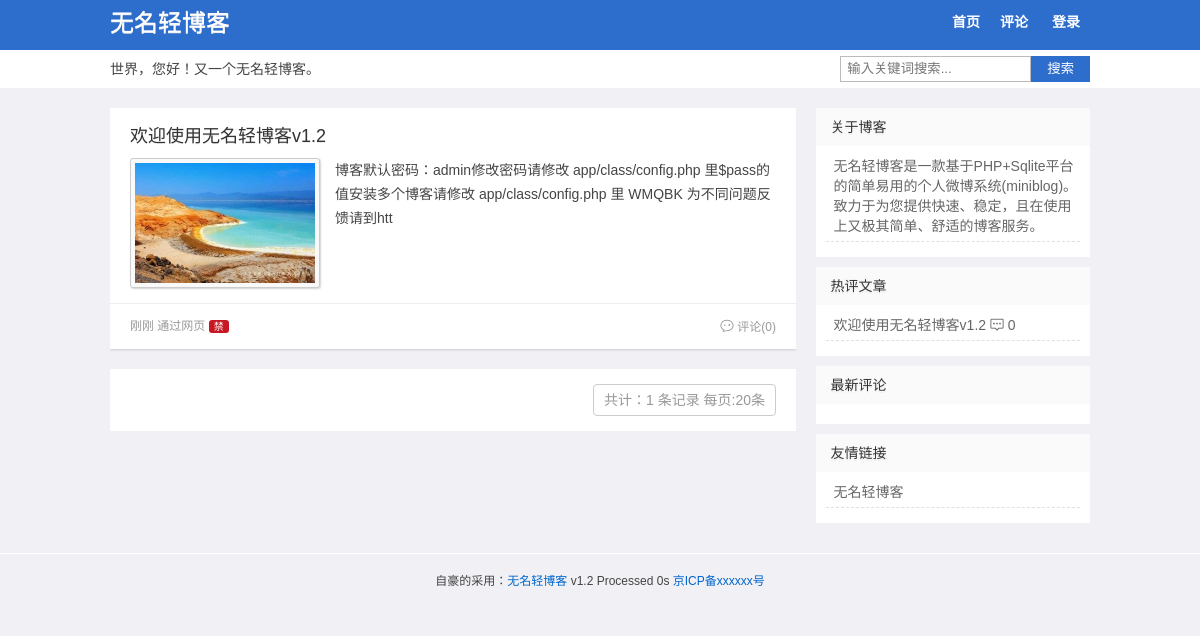
The page / on the database its author committed.
### tables this page shows
CREATE TABLE "Set" (id INT (1), webuser VARCHAR (10), webtitle VARCHAR (20), webdesc VARCHAR (255), plsh INT (1), rewrite INT (1), safecode INT (1), icp VARCHAR (20), webmenu TEXT);

CREATE TABLE Log (id INTEGER PRIMARY KEY AUTOINCREMENT, title VARCHAR (100), sum VARCHAR (200), content TEXT, pic VARCHAR (200), pics VARCHAR (500), fm VARCHAR (20), atime DATETIME DEFAULT (datetime('now', 'localtime')), ist INT (1) DEFAULT (0), num INTEGER DEFAULT (0), pass VARCHAR (32), hide INT (1) DEFAULT (0), lock INT (1) DEFAULT (0));

CREATE TABLE Wid (id INTEGER PRIMARY KEY AUTOINCREMENT, title VARCHAR (20), html TEXT, ord INT DEFAULT (1));

### index.php (called while the page is built, shortened)
<?php
$t1 = microtime(true);
require 'app/class/config.php';
$db = new DbHelpClass();
$p = isset($_GET['p']) ? intval($_GET['p']) : 1;
$act = isset($_GET['act']) ? $_GET['act'] : '';
$s = isset($_GET['s']) ? htmlspecialchars($_GET['s']) : '';
$file = self();
$per_page = 20;
$start = $per_page * ($p - 1);
$wid = $db->getdata("select * from `Wid` order by ord");
switch ($act) {
    default:
        if (empty($s)) {
			$where =  $admin?'':'where hide=0';
            $count = $db->total('`Log`',$where);
            $list = $db->getdata("select * from `Log` $where order by ist desc,atime desc limit $start,$per_page", array());
        }
        $tpl = 'index.php';
}
include 'assets/'.$template .'/'. $tpl;

### app/class/config.php (called while the page is built, shortened)
<?php
$template = 'qblog';
$admin = isset($_SESSION[KEY.'admin'])?$_SESSION[KEY.'admin']:0;
$set = getset();
$webtitle= $set['webtitle'];
$webdesc= $set['webdesc'];
$rewrite = $set['rewrite'];
$icp = $set['icp'];
$webmenu = vmenu($set['webmenu']);
require_once ROOT_PATH.'assets/'.$template.'/theme.php';
function getset(){
  $db =new DbHelpClass();
  if(empty($_SESSION[KEY.'set'])){
     $rs = $db->getdata("select * from `Set` where id=1");
     $set = $rs[0];
  }else{
     $set = $_SESSION[KEY.'set'];
  }
  return $set;
}
function vurl($id){
   global $rewrite;
   $url =  $rewrite?'post-'.$id.'.html':self().'?act=pl&id='.$id;
   return $url;
}
function vmenu($menu){
	global $rewrite;
	return $rewrite?str_replace(array('@index','@comment'),array('index.html','comment.html'),$menu):str_replace(array('@index','@comment'),array(self(),self().'?act=plist'),$menu);
}
function self(){
    $self = $_SERVER['PHP_SELF'];
    $php_self=substr($self,strrpos($self,'/')+1);
    return $php_self;
}
class DbHelpClass
    {
        private $conn;
        function __construct()
        {
            $path=ROOT_PATH."app/db/log.db";
			try{
			   $this->conn = new PDO('sqlite:'.$path);
			 }
			catch(Exception $errinfo){
				die ("PDO Connection faild.(可能空间不支持pdo_sqlite，详细错误信息：)".$errinfo);
			}
        }
        function getdata($sql,$params=array())
        {
            $bind=$this->conn->prepare($sql);
            $arrKeys=array_keys($params);
            $bind->execute();
            $result=$bind->fetchAll(PDO::FETCH_ASSOC);
            return $result;
        }
        function total($tab_name,$tj='')
           {
             $bind = $this->conn->prepare('SELECT count(id) as c FROM '.$tab_name.' '.$tj);
             $bind->execute();
             $result = $bind->fetchAll();
             return $result[0]['c'];
           }
    }

### assets/qblog/index.php (the view, shortened to what this page needs)
<?php include "head.php";?>
  <div id="content" style="position: relative;">
    <div id="main">
   <?php foreach($list as $v){ ?>
      <div id="log-<?php echo $v['id']; ?>" class="post_list">
	  <?php if($v['title']<>""){?><h2><a href="<?php echo vurl($v['id']); ?>"><?php echo $v['title'];?></a></h2><?php } ?>
      <div class="excerpt">
	  <?php if($v['pic']<>""){ ?><div class="thumbnail"><a href="<?php echo vurl($v['id']); ?>"><img src="<?php echo $v['pic'];?>" /></a></div><?php } ?>
	  <div class="textPost"><a href="<?php echo vurl($v['id']); ?>"><?php echo $v['sum']; ?></a></div>
	  </div>
	  <div class="meta">
	  <p class="time"><?php echo timeago($v['atime']);?> 通过<?php echo $v['fm']; ?>
	  <?php if($v['lock']==1){ ?><span class="ico jin">禁</span><?php } ?>
	  </p>
      <p class="navPost"><a href="<?php echo vurl($v['id']);?>"><i class="iconfont">&#xe61e;</i> 评论(<?php echo  $v['num']; ?>)</a>
</p></div></div>
<?php } ?>
	<div class="pagination">
		<span class="info"> 共计：<?php echo $count; ?> 条记录 每页:<?php echo $per_page; ?>条</span><?php echo $pagelist; ?>
	</div>
    </div>
	<?php include ("right.php");?>
  </div>
  </div>
<?php include "foot.php";?>
</body>
</html>

### assets/qblog/head.php (shortened to what this page needs)
<?php if(!defined('wmblog'))exit;?><!DOCTYPE HTML>
<html>
<head>
<link href="assets/<?php echo $template;?>/style.css" rel="stylesheet" type="text/css" />
</head>
<body>
<div id="wrap">
<div id="header">
  <div class="box-m">
    <div class="logo">
      <h2 id="title"><a href="./"><?php echo $webtitle;?></a></h2>
    </div>
    <div id="navigation">
      <ul id="nav">
		<?php
		echo $webmenu;
		if ($admin ==1) {?>
        <li><a href="<?php echo $file;?>?act=add" title="发布微博">发布</a></li>
		<li><a href="<?php echo $file;?>?act=set" title="设置微博">设置</a></li>
		<li><a href="<?php echo $file;?>?act=wid" title="设置边栏">边栏</a></li>
		<li><a href="<?php echo $file;?>?act=logout" title="退出">退出</a></li>
       <?php }else{ ?>
        <li><a href="<?php echo $file;?>?act=login" title="登陆到微博">登录</a></li>
	   <?php } ?>
      </ul>
    </div>
      </div>
	  <div class="other box-m">
	   <div class="desc"><?php echo $webdesc;?></div>
	   <form method="get" class="search-form" action="<?php echo $file;?>"> <input class="search-text" name="s" autocomplete="off" placeholder="输入关键词搜索..." required="required" type="text" value="<?php echo $s;?>"> <button class="search-submit" alt="搜索" type="submit">搜索</button></form>
	   </div>
</div>

### assets/qblog/right.php
<?php if(!defined('wmblog'))exit; ?><div id="sidebar">
     <div class="sidebar">
	  <?php foreach($wid as $v){?>
      <div class="widget">
        <h3><?php echo $v['title'];?></h3>
		<?php if($v['html']	==='topic'){?>
           <ul class="topic"><?php echo topic(10);?> </ul>
	    <?php }elseif ($v['html']	==='comment'){?>
           <ul class="comment"><?php echo comment(10);?></ul>
		<?php }else{?>
		  <ul><?php echo $v['html'];?></ul>
		<?php } ?>
      </div>
	 <?php } ?>
	 </div>
</div>

### assets/qblog/theme.php (shortened to what this page needs)
<?php
function topic($n){
	global $db;
	$str = '';
    $rs =  $db->getdata("select id,title,sum,num from `Log` where hide=0 order by num desc limit 0,$n");
	foreach($rs as $v){
		if(empty($v['title'])){
		  $title = mb_substr(strip_tags($v['sum']),0,14,'utf-8');
		  if(empty($title)) {$title = '#分享';}
		}else{
		   $title = $v['title'];
		}
	  $str .= '<li><a href="'. vurl($v['id']) .'">'.$title.'</a> <i class="iconfont">&#xe654;</i> '.$v['num'].'</li>';
	}
   return $str;
}
 function timeago($ptime) {
        $ptime = strtotime($ptime);
        $etime = time() - $ptime;
        if($etime < 1) return '刚刚';
}
?>

### assets/qblog/foot.php (shortened to what this page needs)
<?php if(!defined('wmblog'))exit; ?><div id="footer">自豪的采用：<a href="http://www.4jax.net">无名轻博客</a> <?php echo VER;?>  Processed <?php $t2 = microtime(true); echo round($t2-$t1,3); ?>s <a href="http://www.miitbeian.gov.cn/" rel="nofollow" target="_blank"><?php echo $icp;?></a></div>

### assets/qblog/style.css (style rules this page uses)
body,h1,h2,h3,p,blockquote,dl,dt,dd,ul,ol,li,button,input,textarea { margin: 0; padding: 0 }
body { font: 14px/24px Microsoft YaHei,Tahoma,Arial; background: #f0f0f5; display: block; cursor: default; color: #444; -webkit-font-smoothing: antialiased }
.iconfont { font-family: "iconfont";font-size: 14px;font-style: normal; }
h1,h2,h3 { font-weight: 500;text-shadow: 0 1px 0 #EEE }
a { color: #444;text-decoration: none }
img { border: 0 }
ol,ul,li { list-style: none }
input,textarea,button { outline: 0 }
input[type^="email"],input[type^="text"],input[type^="password"],textarea { border: 1px solid #bbb; }
input { vertical-align: middle }
*,::after,::before { box-sizing: border-box; }
.box-m { width: 980px;margin:0 auto;position:relative; }
#header { background:#2d6dcc;width: 100%;margin-bottom: 20px;position: relative;z-index: 100;border-bottom: 38px solid #FFF;height: 88px; }
#content { width: 980px;margin: 0 auto;overflow: hidden;padding-bottom: 20px; }
#main { width: 70%;float: left;overflow: hidden }
#sidebar { width: 28%;float: right;overflow: hidden }
#footer { text-align: center;font-size: 12px;padding: 15px 0;border-top: 1px solid #FFF; }
#header .logo { float: left;margin-top:10px;line-height: 26px;font-size: 14px;position: absolute }
#header .logo a { color: #fff;font-size:24px }
#navigation { position:absolute;right:0;top:10px; }
#nav { display:block; }
#nav li { list-style: none;padding: 0;margin: 0;display: inline }
#nav li { padding: 6px 10px; }
#nav li a { display: inline-block;color: #fff;text-decoration: none;font-size: 14px;font-weight: bold; }
.desc,.search-form { display: block;position: absolute;top: 50px;height: 38px;line-height: 38px; }
.desc { left:0; }
.search-form { right:0;padding:6px 0; }
.search-text { float: left;border-right: 0;padding: 0 6px;height: 26px;line-height: 26px;border-radius: 0; }
.search-submit { cursor: pointer;float: left;line-height: 26px;height: 26px;background: #2d6dcc;color: #FFF;padding: 0 16px;text-align: center;border-radius: 0;border: 0; }
.post_list { margin-bottom: 20px;padding: 15px 20px 10px 20px;background-color: #FFF;box-shadow: 0 1px 2px #CCC;overflow: hidden }
.post_list h2 { overflow: hidden;text-overflow: ellipsis }
.post_list h2 a { color: #333;font-size: 18px;overflow: hidden;white-space: nowrap }
.info { color: #999; }
.excerpt { margin-top: 10px;line-height: 24px }
.meta { font-size: 12px;clear: both;overflow: hidden;white-space: nowrap;text-overflow: ellipsis;color: #999;border-top: 1px solid #EEE;margin: 20px -30px 0 -30px;padding: 10px 30px 0 30px }
.post_list .time,#article .time { font-size:12px;color:#999999;float:left }
.ico { background:#548AF5;padding:1px 5px;font-size:10px;color:#fff;border-radius:3px; }
.jin { background:#c81623; }
.navPost { float:right; }
.navPost a { font-size:12px; }
.meta a { color: #999 }
.thumbnail { float: left;padding: 4px;border-radius: 3px;border: 1px solid #ccc;background: #f9f9f9;box-shadow: 1px 1px 2px #d3d3d3;margin: 0 15px 15px 0 }
.thumbnail img { display: block;width: 180px;height: 120px }
.pagination { float: right;text-align:right;background-color: #fff;padding: 15px;width:100%; }
.pagination span,.pagination a { text-align: center;display: inline-block;text-decoration: none;border: 1px #CCC solid;padding:3px 10px;margin-left: -1px;box-sizing: border-box; }
.pagination .info { margin-right:5px;border-radius: 4px; }
.sidebar { box-shadow: 0 1px 2px #CCC;overflow: hidden; }
.widget { background-color: #FFF;margin-bottom: 10px;color: #666;overflow: hidden }
.widget a { color: #666 }
.widget h3 { padding: 0 15px;font-size: 14px;line-height: 38px;color: #333;font-size: 14px;text-shadow: 0 2px 0 #EEE;background: #fafafa; }
.widget ul { padding : 10px }
.widget li { line-height: 20px;padding: 0 0 5px 8px;margin-bottom: 5px;border-bottom: 1px dashed #e0e0e0 }
.comment { overflow: hidden; }
#footer a { color: #06C }

### rows shown on the page
set: webtitle "无名轻博客", webmenu "首页 评论", webdesc "世界，您好！又一个无名轻博客。", icp "京ICP备xxxxxx号"
log: title "欢迎使用无名轻博客v1.2", pic (picture), sum "博客默认密码：admin修改密码请修改 app/class/config.php 里$pass的值安装多个博客请修改 app/class/config.php 里 WMQBK 为不同问题反馈请到htt", atime "刚刚", fm "网页", lock "禁", num "0"
wid: title "关于博客", html "无名轻博客是一款基于PHP+Sqlite平台的简单易用的个人微博系统(miniblog)。致力于为您提供快速、稳定，且在使用上又极其简单、舒适的博客服务。"
wid: title "热评文章"
wid: title "最新评论"
wid: title "友情链接", html "无名轻博客"

### other values the page prints
$count "1"
$per_page "20"
VER "v1.2"
